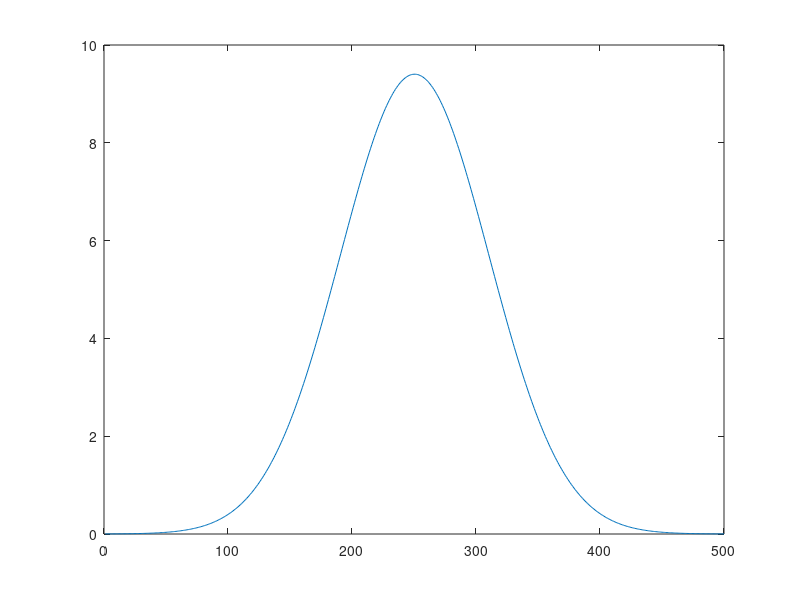

Here is the MATLAB script that generated this plot: (Note: this script raises an error after producing the figure.)
clear all; clc; close all
global ncall;

% Parameter initialization
t_start = 0.0; t_end = 10;
ro_start = 0; ro_end = .5; % 1200 for discrete time
m = 1000.; % timestamps
n = 499; % grid spaces ! for Pdep to work, choose odd number
tsim = linspace(t_start,t_end - t_end/m,m);
dt = tsim(2)-tsim(1); Fs = 1/dt;
tspan = [t_start t_end];
ro = linspace(ro_start,ro_end,n+1);
L = ro_end - ro_start; % length of space
dx = L/(n + 1.); % dt = tsim/m;

% Boundary conditions
b = 0; % left boundary condition value
c = 2; % right boundary condition value

% Set input
% Pdep = 100*normpdf(0,-round(n/2)+1:round(n/2),10)'; % deposition profile
sigma = .06; mu = L/2; K = 1;
Pdep = K * 1/(sigma*sqrt(pi))*exp(-(1/2)*(ro-mu).^2/sigma.^2)';
% Pdep = 200*normpdf(0,-round(n/2):round(n/2),50)';
% u = @(t) 10*(sin(10*pi*t) + 1)*(t<2.5);
% Ptot = 0.7; sigma = 0.05;  MW2keVs = .5;%6.24e21/2.1e19; % Factor to convert to keV
% Pdep = MW2keVs*Ptot/(sigma*sqrt(pi))*exp(-(ro-L/2).^2/sigma.^2);
figure(1)
plot(Pdep)
% u = @(t) sin(2*pi*2*t) - sin(2*pi*7*t); % input over time
u = @(t) 1*(sin(2*pi*7*t) + sin(2*pi*9*t) + 3);

% Initial profile
T0 = 0*sin(2*pi/100*ro) + c;
T0(n+1) = c; % constant boundary condition (impose)

% ODE call
reltol = 1.0e-10; abstol=1.0e-10;
options = odeset('RelTol',reltol,'AbsTol',abstol);
% tsim is used in order to force fixed time step
% [t,T] = ode45(@nonlin_eq,tsim,T0,options,u,Pdep,b,dx,n);
[t,T] = ode15s(@lin_eq,tsim,T0,options,u,Pdep,b,dx,n);
% [t,T] = ode45(@nonlin_system,tsim,T0,options,u,Pdep,b,dx,n);
T = T'; % time on collumns
figure(2);
h = surf(t,ro,T)
set(h,'LineStyle','none')
xlabel('t ')
ylabel('\rho')
zlabel('T(x,t)')

%%               
 m = 200;
S = T((n+1)/2,801:end);
Y = fft(S)/length(S);
P2 = abs(Y);
P1 = P2(1:m/2+1);
P1(2:end-1) = 2*P1(2:end-1);

f = Fs*(0:(m/2))/m;
figure(4)

stem(f,P1) ;
set(gca,'YScale','log'); 
title('Single-Sided Amplitude Spectrum of T(t)')
xlabel('f (Hz)')
ylabel('|T(f)|')

figure(5)
plot(T((n+1)/2,:))

%%
% clear all; clc; close all
% 
% % Parameter initialization
% t_start = 0.0; t_end = 1;
% ro_start = 0; ro_end = 20; % 1200 for discrete time
% m = 50.; % timestamps
% n = 49; % grid spaces ! for Pdep to work, choose odd number
% tsim = linspace(t_start,t_end - t_end/m,m);
% dt = tsim(2)-tsim(1); Fs = 1/dt;
% tspan = [t_start t_end];
% ro = linspace(ro_start,ro_end,n+1);
% L = ro_end - ro_start; % length of space
% dx = L/(n + 1.); % dt = tsim/m;
% % Boundary conditions
% b = 0; % left boundary condition value
% c = 2; % right boundary condition value
% 
% % Set input
% % Pdep = 100*normpdf(0,-round(n/2)+1:round(n/2),10)'; % deposition profile
% sigma = 1; mu = L/2; K = 20;
% Pdep = K * 1/(sigma*sqrt(pi))*exp(-(1/2)*(ro-mu).^2/sigma.^2)';
% % u = @(t) 10*(sin(10*pi*t) + 1)*(t<2.5);
% % Ptot = 0.7; sigma = 0.05;  MW2keVs = .5;%6.24e21/2.1e19; % Factor to convert to keV
% % Pdep = MW2keVs*Ptot/(sigma*sqrt(pi))*exp(-(ro-L/2).^2/sigma.^2);
% figure(1)
% plot(Pdep)
% 
% % u = @(t) sin(2*pi*2*t) - sin(2*pi*7*t); % input over time
% u = @(t) 1*(sin(2*pi*7*t) + sin(2*pi*9*t) + 3);
% 
% % Initial profile
% T0 = 0*sin(2*pi/100*ro) + c;
% T0(n+1) = c; % constant boundary condition (impose)
% 
% % ODE call
% reltol = 1.0e-10; abstol=1.0e-10;
% options = odeset('RelTol',reltol,'AbsTol',abstol);
% % tsim is used in order to force fixed time step
% % [t,T] = ode45(@nonlin_eq,tsim,T0,options,u,Pdep,b,dx,n);
% % [t,T] = ode15s(@lin_eq,tsim,T0,options,u,Pdep,b,dx,n);
% [t,T] = ode45(@nonlin_system,tsim,T0,options,u,Pdep,b,dx,n);
% T = T'; % time on collumns
% figure(2);
% h = surf(t,ro,T)
% set(h,'LineStyle','none')
% xlabel('t ')
% ylabel('\rho')
% zlabel('T(x,t)')